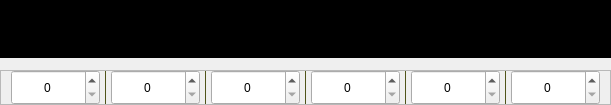
     <widget class="QFrame" name="PrimarySkillWrapper">
      <property name="sizePolicy">
       <sizepolicy hsizetype="Maximum" vsizetype="Maximum">
        <horstretch>0</horstretch>
        <verstretch>0</verstretch>
       </sizepolicy>
      </property>
      <layout class="QVBoxLayout" name="PrimarySkillWrapperL">
       <property name="spacing">
        <number>0</number>
       </property>
       <property name="leftMargin">
        <number>0</number>
       </property>
       <property name="topMargin">
        <number>0</number>
       </property>
       <property name="rightMargin">
        <number>0</number>
       </property>
       <property name="bottomMargin">
        <number>0</number>
       </property>
       <item>
        <widget class="QFrame" name="PrimarySkillSignatures">
         <property name="sizePolicy">
          <sizepolicy hsizetype="Fixed" vsizetype="Fixed">
           <horstretch>0</horstretch>
           <verstretch>0</verstretch>
          </sizepolicy>
         </property>
         <property name="minimumSize">
          <size>
           <width>611</width>
           <height>58</height>
          </size>
         </property>
         <property name="maximumSize">
          <size>
           <width>611</width>
           <height>58</height>
          </size>
         </property>
         <property name="frameShape">
          <enum>QFrame::StyledPanel</enum>
         </property>
         <property name="frameShadow">
          <enum>QFrame::Raised</enum>
         </property>
         <widget class="PrimarySkillSignature" name="StrengthPrimarySkillSignature" native="true">
          <property name="geometry">
           <rect>
            <x>0</x>
            <y>0</y>
            <width>111</width>
            <height>58</height>
           </rect>
          </property>
          <property name="sizePolicy">
           <sizepolicy hsizetype="Fixed" vsizetype="Fixed">
            <horstretch>0</horstretch>
            <verstretch>0</verstretch>
           </sizepolicy>
          </property>
          <property name="minimumSize">
           <size>
            <width>111</width>
            <height>58</height>
           </size>
          </property>
          <property name="maximumSize">
           <size>
            <width>111</width>
            <height>58</height>
           </size>
          </property>
          <property name="styleSheet">
           <string notr="true">background: black;</string>
          </property>
          <property name="Text" stdset="0">
           <string>СИЛА</string>
          </property>
         </widget>
         <widget class="PrimarySkillSignature" name="AgilityPrimarySkillSignature" native="true">
          <property name="geometry">
           <rect>
            <x>100</x>
            <y>0</y>
            <width>111</width>
            <height>58</height>
           </rect>
          </property>
          <property name="sizePolicy">
           <sizepolicy hsizetype="Fixed" vsizetype="Fixed">
            <horstretch>0</horstretch>
            <verstretch>0</verstretch>
           </sizepolicy>
          </property>
          <property name="minimumSize">
           <size>
            <width>111</width>
            <height>58</height>
           </size>
          </property>
          <property name="maximumSize">
           <size>
            <width>111</width>
            <height>58</height>
           </size>
          </property>
          <property name="styleSheet">
           <string notr="true">background: black;</string>
          </property>
          <property name="Text" stdset="0">
           <string>ЛОВК</string>
          </property>
         </widget>
         <widget class="PrimarySkillSignature" name="IntelligencePrimarySkillSignature" native="true">
          <property name="geometry">
           <rect>
            <x>200</x>
            <y>0</y>
            <width>111</width>
            <height>58</height>
           </rect>
          </property>
          <property name="sizePolicy">
           <sizepolicy hsizetype="Fixed" vsizetype="Fixed">
            <horstretch>0</horstretch>
            <verstretch>0</verstretch>
           </sizepolicy>
          </property>
          <property name="minimumSize">
           <size>
            <width>111</width>
            <height>58</height>
           </size>
          </property>
          <property name="maximumSize">
           <size>
            <width>111</width>
            <height>58</height>
           </size>
          </property>
          <property name="styleSheet">
           <string notr="true">background: black;</string>
          </property>
          <property name="Text" stdset="0">
           <string>ИНТ</string>
          </property>
         </widget>
         <widget class="PrimarySkillSignature" name="MagicPrimarySkillSignature" native="true">
          <property name="geometry">
           <rect>
            <x>300</x>
            <y>0</y>
            <width>111</width>
            <height>58</height>
           </rect>
          </property>
          <property name="sizePolicy">
           <sizepolicy hsizetype="Fixed" vsizetype="Fixed">
            <horstretch>0</horstretch>
            <verstretch>0</verstretch>
           </sizepolicy>
          </property>
          <property name="minimumSize">
           <size>
            <width>111</width>
            <height>58</height>
           </size>
          </property>
          <property name="maximumSize">
           <size>
            <width>111</width>
            <height>58</height>
           </size>
          </property>
          <property name="styleSheet">
           <string notr="true">background: black;</string>
          </property>
          <property name="Text" stdset="0">
           <string>МАГ</string>
          </property>
         </widget>
         <widget class="PrimarySkillSignature" name="BodyTypePrimarySkillSignature" native="true">
          <property name="geometry">
           <rect>
            <x>400</x>
            <y>0</y>
            <width>111</width>
            <height>58</height>
           </rect>
          </property>
          <property name="sizePolicy">
           <sizepolicy hsizetype="Fixed" vsizetype="Fixed">
            <horstretch>0</horstretch>
            <verstretch>0</verstretch>
           </sizepolicy>
          </property>
          <property name="minimumSize">
           <size>
            <width>111</width>
            <height>58</height>
           </size>
          </property>
          <property name="maximumSize">
           <size>
            <width>111</width>
            <height>58</height>
           </size>
          </property>
          <property name="styleSheet">
           <string notr="true">background: black;</string>
          </property>
          <property name="Text" stdset="0">
           <string>ТЕЛ</string>
          </property>
         </widget>
         <widget class="PrimarySkillSignature" name="WillPrimarySkillSignature" native="true">
          <property name="geometry">
           <rect>
            <x>500</x>
            <y>0</y>
            <width>111</width>
            <height>58</height>
           </rect>
          </property>
          <property name="sizePolicy">
           <sizepolicy hsizetype="Fixed" vsizetype="Fixed">
            <horstretch>0</horstretch>
            <verstretch>0</verstretch>
           </sizepolicy>
          </property>
          <property name="minimumSize">
           <size>
            <width>111</width>
            <height>58</height>
           </size>
          </property>
          <property name="maximumSize">
           <size>
            <width>111</width>
            <height>58</height>
           </size>
          </property>
          <property name="styleSheet">
           <string notr="true">background: black;</string>
          </property>
          <property name="Text" stdset="0">
           <string>ВОЛЯ</string>
          </property>
         </widget>
        </widget>
       </item>
       <item>
        <spacer name="verticalSpacer">
         <property name="orientation">
          <enum>Qt::Vertical</enum>
         </property>
         <property name="sizeType">
          <enum>QSizePolicy::Fixed</enum>
         </property>
         <property name="sizeHint" stdset="0">
          <size>
           <width>608</width>
           <height>12</height>
          </size>
         </property>
        </spacer>
       </item>
       <item>
        <widget class="QFrame" name="ValuesPanel">
         <property name="sizePolicy">
          <sizepolicy hsizetype="Fixed" vsizetype="Fixed">
           <horstretch>0</horstretch>
           <verstretch>0</verstretch>
          </sizepolicy>
         </property>
         <property name="minimumSize">
          <size>
           <width>611</width>
           <height>35</height>
          </size>
         </property>
         <property name="maximumSize">
          <size>
           <width>611</width>
           <height>35</height>
          </size>
         </property>
         <property name="frameShape">
          <enum>QFrame::StyledPanel</enum>
         </property>
         <property name="frameShadow">
          <enum>QFrame::Raised</enum>
         </property>
         <widget class="QFrame" name="PrimarySkillValues">
          <property name="geometry">
           <rect>
            <x>0</x>
            <y>0</y>
            <width>611</width>
            <height>35</height>
           </rect>
          </property>
          <property name="sizePolicy">
           <sizepolicy hsizetype="Preferred" vsizetype="Fixed">
            <horstretch>0</horstretch>
            <verstretch>0</verstretch>
           </sizepolicy>
          </property>
          <property name="minimumSize">
           <size>
            <width>0</width>
            <height>35</height>
           </size>
          </property>
          <property name="maximumSize">
           <size>
            <width>16777215</width>
            <height>35</height>
           </size>
          </property>
          <property name="frameShape">
           <enum>QFrame::StyledPanel</enum>
          </property>
          <property name="frameShadow">
           <enum>QFrame::Raised</enum>
          </property>
          <widget class="QSpinBox" name="StrengthValue">
           <property name="geometry">
            <rect>
             <x>11</x>
             <y>0</y>
             <width>89</width>
             <height>35</height>
            </rect>
           </property>
           <property name="sizePolicy">
            <sizepolicy hsizetype="Fixed" vsizetype="Fixed">
             <horstretch>0</horstretch>
             <verstretch>0</verstretch>
            </sizepolicy>
           </property>
           <property name="minimumSize">
            <size>
             <width>89</width>
             <height>35</height>
            </size>
           </property>
           <property name="maximumSize">
            <size>
             <width>89</width>
             <height>35</height>
            </size>
           </property>
           <property name="cursor">
            <cursorShape>IBeamCursor</cursorShape>
           </property>
           <property name="layoutDirection">
            <enum>Qt::LeftToRight</enum>
           </property>
           <property name="styleSheet">
            <string notr="true"/>
           </property>
           <property name="alignment">
            <set>Qt::AlignCenter</set>
           </property>
           <property name="maximum">
            <number>999999</number>
           </property>
           <property name="fontSize" stdset="0">
            <number>28</number>
           </property>
          </widget>
          <widget class="QSpinBox" name="AgilityValue">
           <property name="geometry">
            <rect>
             <x>111</x>
             <y>0</y>
             <width>89</width>
             <height>35</height>
            </rect>
           </property>
           <property name="sizePolicy">
            <sizepolicy hsizetype="Fixed" vsizetype="Fixed">
             <horstretch>0</horstretch>
             <verstretch>0</verstretch>
            </sizepolicy>
           </property>
           <property name="minimumSize">
            <size>
             <width>89</width>
             <height>35</height>
            </size>
           </property>
           <property name="maximumSize">
            <size>
             <width>89</width>
             <height>35</height>
            </size>
           </property>
           <property name="cursor">
            <cursorShape>IBeamCursor</cursorShape>
           </property>
           <property name="layoutDirection">
            <enum>Qt::LeftToRight</enum>
           </property>
           <property name="styleSheet">
            <string notr="true"/>
           </property>
           <property name="alignment">
            <set>Qt::AlignCenter</set>
           </property>
           <property name="maximum">
            <number>999999</number>
           </property>
           <property name="fontSize" stdset="0">
            <number>28</number>
           </property>
          </widget>
          <widget class="QSpinBox" name="IntelligenceValue">
           <property name="geometry">
            <rect>
             <x>211</x>
             <y>0</y>
             <width>89</width>
             <height>35</height>
            </rect>
           </property>
           <property name="sizePolicy">
            <sizepolicy hsizetype="Fixed" vsizetype="Fixed">
             <horstretch>0</horstretch>
             <verstretch>0</verstretch>
            </sizepolicy>
           </property>
           <property name="minimumSize">
            <size>
             <width>89</width>
             <height>35</height>
            </size>
           </property>
           <property name="maximumSize">
            <size>
             <width>89</width>
             <height>35</height>
            </size>
           </property>
           <property name="cursor">
            <cursorShape>IBeamCursor</cursorShape>
           </property>
           <property name="layoutDirection">
            <enum>Qt::LeftToRight</enum>
           </property>
           <property name="styleSheet">
            <string notr="true"/>
           </property>
           <property name="alignment">
            <set>Qt::AlignCenter</set>
           </property>
           <property name="maximum">
            <number>999999</number>
           </property>
           <property name="fontSize" stdset="0">
            <number>28</number>
           </property>
          </widget>
          <widget class="QSpinBox" name="MagicValue">
           <property name="geometry">
            <rect>
             <x>311</x>
             <y>0</y>
             <width>89</width>
             <height>35</height>
            </rect>
           </property>
           <property name="sizePolicy">
            <sizepolicy hsizetype="Fixed" vsizetype="Fixed">
             <horstretch>0</horstretch>
             <verstretch>0</verstretch>
            </sizepolicy>
           </property>
           <property name="minimumSize">
            <size>
             <width>89</width>
             <height>35</height>
            </size>
           </property>
           <property name="maximumSize">
            <size>
             <width>89</width>
             <height>35</height>
            </size>
           </property>
           <property name="cursor">
            <cursorShape>IBeamCursor</cursorShape>
           </property>
           <property name="layoutDirection">
            <enum>Qt::LeftToRight</enum>
           </property>
           <property name="styleSheet">
            <string notr="true"/>
           </property>
           <property name="alignment">
            <set>Qt::AlignCenter</set>
           </property>
           <property name="maximum">
            <number>999999</number>
           </property>
           <property name="fontSize" stdset="0">
            <number>28</number>
           </property>
          </widget>
          <widget class="QSpinBox" name="BodyTypeValue">
           <property name="geometry">
            <rect>
             <x>411</x>
             <y>0</y>
             <width>89</width>
             <height>35</height>
            </rect>
           </property>
           <property name="sizePolicy">
            <sizepolicy hsizetype="Fixed" vsizetype="Fixed">
             <horstretch>0</horstretch>
             <verstretch>0</verstretch>
            </sizepolicy>
           </property>
           <property name="minimumSize">
            <size>
             <width>89</width>
             <height>35</height>
            </size>
           </property>
           <property name="maximumSize">
            <size>
             <width>89</width>
             <height>35</height>
            </size>
           </property>
           <property name="cursor">
            <cursorShape>IBeamCursor</cursorShape>
           </property>
           <property name="layoutDirection">
            <enum>Qt::LeftToRight</enum>
           </property>
           <property name="styleSheet">
            <string notr="true"/>
           </property>
           <property name="alignment">
            <set>Qt::AlignCenter</set>
           </property>
           <property name="maximum">
            <number>999999</number>
           </property>
           <property name="fontSize" stdset="0">
            <number>28</number>
           </property>
          </widget>
          <widget class="QSpinBox" name="WillValue">
           <property name="geometry">
            <rect>
             <x>511</x>
             <y>0</y>
             <width>89</width>
             <height>35</height>
            </rect>
           </property>
           <property name="sizePolicy">
            <sizepolicy hsizetype="Fixed" vsizetype="Fixed">
             <horstretch>0</horstretch>
             <verstretch>0</verstretch>
            </sizepolicy>
           </property>
           <property name="minimumSize">
            <size>
             <width>89</width>
             <height>35</height>
            </size>
           </property>
           <property name="maximumSize">
            <size>
             <width>89</width>
             <height>35</height>
            </size>
           </property>
           <property name="cursor">
            <cursorShape>IBeamCursor</cursorShape>
           </property>
           <property name="layoutDirection">
            <enum>Qt::LeftToRight</enum>
           </property>
           <property name="styleSheet">
            <string notr="true"/>
           </property>
           <property name="alignment">
            <set>Qt::AlignCenter</set>
           </property>
           <property name="maximum">
            <number>999999</number>
           </property>
           <property name="fontSize" stdset="0">
            <number>28</number>
           </property>
          </widget>
         </widget>
         <widget class="QFrame" name="Separators">
          <property name="geometry">
           <rect>
            <x>0</x>
            <y>0</y>
            <width>611</width>
            <height>35</height>
           </rect>
          </property>
          <property name="sizePolicy">
           <sizepolicy hsizetype="Fixed" vsizetype="Fixed">
            <horstretch>0</horstretch>
            <verstretch>0</verstretch>
           </sizepolicy>
          </property>
          <property name="minimumSize">
           <size>
            <width>611</width>
            <height>35</height>
           </size>
          </property>
          <property name="maximumSize">
           <size>
            <width>611</width>
            <height>35</height>
           </size>
          </property>
          <property name="frameShape">
           <enum>QFrame::StyledPanel</enum>
          </property>
          <property name="frameShadow">
           <enum>QFrame::Raised</enum>
          </property>
          <widget class="QLabel" name="Separator4">
           <property name="geometry">
            <rect>
             <x>405</x>
             <y>0</y>
             <width>1</width>
             <height>35</height>
            </rect>
           </property>
           <property name="sizePolicy">
            <sizepolicy hsizetype="Fixed" vsizetype="Fixed">
             <horstretch>0</horstretch>
             <verstretch>0</verstretch>
            </sizepolicy>
           </property>
           <property name="minimumSize">
            <size>
             <width>1</width>
             <height>35</height>
            </size>
           </property>
           <property name="maximumSize">
            <size>
             <width>1</width>
             <height>35</height>
            </size>
           </property>
           <property name="styleSheet">
            <string notr="true">background:  #50541a;</string>
           </property>
           <property name="text">
            <string/>
           </property>
          </widget>
          <widget class="QLabel" name="Separator1">
           <property name="geometry">
            <rect>
             <x>105</x>
             <y>0</y>
             <width>1</width>
             <height>35</height>
            </rect>
           </property>
           <property name="sizePolicy">
            <sizepolicy hsizetype="Fixed" vsizetype="Fixed">
             <horstretch>0</horstretch>
             <verstretch>0</verstretch>
            </sizepolicy>
           </property>
           <property name="minimumSize">
            <size>
             <width>1</width>
             <height>35</height>
            </size>
           </property>
           <property name="maximumSize">
            <size>
             <width>1</width>
             <height>35</height>
            </size>
           </property>
           <property name="styleSheet">
            <string notr="true">background:  #50541a;</string>
           </property>
           <property name="text">
            <string/>
           </property>
          </widget>
          <widget class="QLabel" name="Separator5">
           <property name="geometry">
            <rect>
             <x>505</x>
             <y>0</y>
             <width>1</width>
             <height>35</height>
            </rect>
           </property>
           <property name="sizePolicy">
            <sizepolicy hsizetype="Fixed" vsizetype="Fixed">
             <horstretch>0</horstretch>
             <verstretch>0</verstretch>
            </sizepolicy>
           </property>
           <property name="minimumSize">
            <size>
             <width>1</width>
             <height>35</height>
            </size>
           </property>
           <property name="maximumSize">
            <size>
             <width>1</width>
             <height>35</height>
            </size>
           </property>
           <property name="styleSheet">
            <string notr="true">background:  #50541a;</string>
           </property>
           <property name="text">
            <string/>
           </property>
          </widget>
          <widget class="QLabel" name="Separator2">
           <property name="geometry">
            <rect>
             <x>205</x>
             <y>0</y>
             <width>1</width>
             <height>35</height>
            </rect>
           </property>
           <property name="sizePolicy">
            <sizepolicy hsizetype="Fixed" vsizetype="Fixed">
             <horstretch>0</horstretch>
             <verstretch>0</verstretch>
            </sizepolicy>
           </property>
           <property name="minimumSize">
            <size>
             <width>1</width>
             <height>35</height>
            </size>
           </property>
           <property name="maximumSize">
            <size>
             <width>1</width>
             <height>35</height>
            </size>
           </property>
           <property name="styleSheet">
            <string notr="true">background:  #50541a;</string>
           </property>
           <property name="text">
            <string/>
           </property>
          </widget>
          <widget class="QLabel" name="Separator3">
           <property name="geometry">
            <rect>
             <x>305</x>
             <y>0</y>
             <width>1</width>
             <height>35</height>
            </rect>
           </property>
           <property name="sizePolicy">
            <sizepolicy hsizetype="Fixed" vsizetype="Fixed">
             <horstretch>0</horstretch>
             <verstretch>0</verstretch>
            </sizepolicy>
           </property>
           <property name="minimumSize">
            <size>
             <width>1</width>
             <height>35</height>
            </size>
           </property>
           <property name="maximumSize">
            <size>
             <width>1</width>
             <height>35</height>
            </size>
           </property>
           <property name="styleSheet">
            <string notr="true">background:  #50541a;</string>
           </property>
           <property name="text">
            <string/>
           </property>
          </widget>
         </widget>
         <zorder>Separators</zorder>
         <zorder>PrimarySkillValues</zorder>
        </widget>
       </item>
      </layout>
     </widget>
